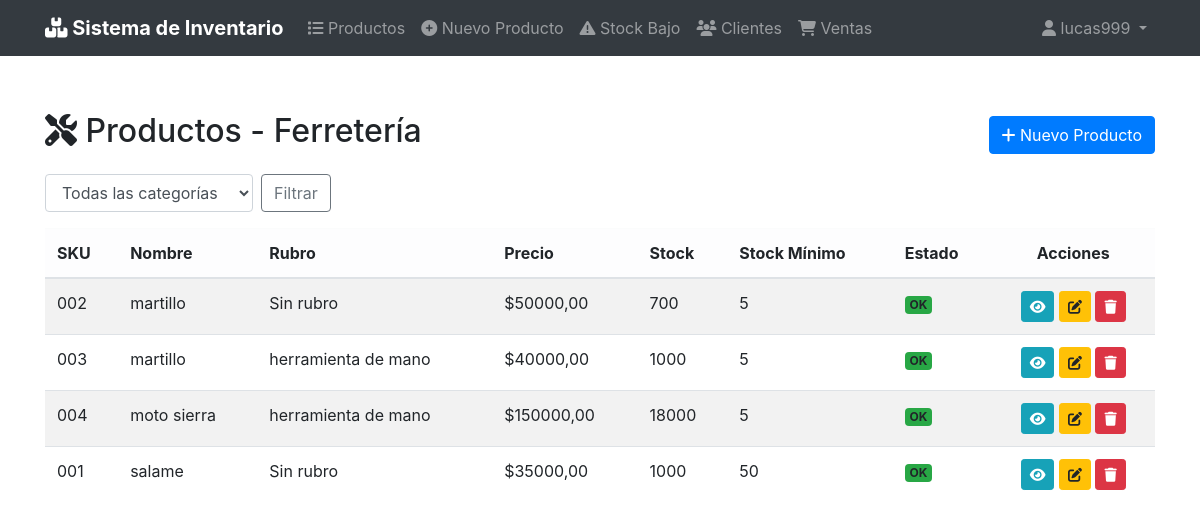
The app's page / (signed in) with its own data.
### productos/models.py (models this page shows, shortened)
class Producto(models.Model):
    sku = models.CharField(max_length=20, unique=True, verbose_name="SKU")
    nombre = models.CharField("Nombre", max_length=50)
    descripcion = models.CharField("Descripcion", max_length=200)
    categoria = models.ForeignKey(
    Categoria,
    on_delete=models.SET_NULL,
    null=True,
    blank=True,
    verbose_name="Rubro / Categoría"
)
    precio = models.DecimalField("Precio", max_digits=10, decimal_places=2)
    stock = models.IntegerField(default=0)
    stock_minimo = models.IntegerField(default=5, verbose_name="Stock Mínimo")
    imagen = models.ImageField(
        "Imagen",
        upload_to=get_image_path,
        validators=[validate_image_size],
        blank=True,
        null=True,
        help_text="Formatos permitidos: jpg, png, gif. Tamaño máximo: 5MB"
    )
    fecha_creacion = models.DateTimeField("Fecha de creación", auto_now_add=True)
    fecha_actualizacion = models.DateTimeField("Fecha de actualización", auto_now=True)
    class Meta:
        verbose_name = 'Producto'
        verbose_name_plural = 'Productos'
        ordering = ['nombre']
    @property
    def necesita_reposicion(self):
        return self.stock < self.stock_minimo

class Categoria(models.Model):
    nombre = models.CharField(max_length=100, unique=True)
    descripcion = models.TextField(blank=True, null=True)
    class Meta:
        verbose_name_plural = "Categorías"
        ordering = ['nombre']
    def __str__(self):
        return self.nombre

### productos/views.py (the view)
# urls.py: path('', views.producto_list, name='producto_list'),
@login_required
def producto_list(request):
    qs = Producto.objects.all().order_by('nombre')
    categoria_id = request.GET.get('categoria')
    if categoria_id:
        qs = qs.filter(categoria_id=categoria_id)
    categorias = Categoria.objects.all()
    return render(request, 'productos/producto_list.html',
                  {'productos': qs, 'categorias': categorias})

### templates/productos/producto_list.html (shortened to what this page needs)
{% extends 'base.html' %}
{% load bootstrap4 %}
{% block content %}
<div class="d-flex justify-content-between align-items-center mb-3">
    <h2><i class="fas fa-tools"></i> Productos - Ferretería</h2>
    <a href="{% url 'productos:producto_create' %}" class="btn btn-primary">
        <i class="fas fa-plus"></i> Nuevo Producto
    </a>
</div>
<form method="get" class="form-inline mb-3">
    <select name="categoria" class="form-control mr-2">
        <option value="">Todas las categorías</option>
    </select>
    <button type="submit" class="btn btn-outline-secondary">Filtrar</button>
</form>
<table class="table table-hover table-striped">
    <thead class="table-light">
        <tr>
            <th>SKU</th>
            <th>Nombre</th>
            <th>Rubro</th>
            <th>Precio</th>
            <th>Stock</th>
            <th>Stock Mínimo</th>
            <th>Estado</th>
            <th class="text-center">Acciones</th>
        </tr>
    </thead>
    <tbody>
        {% for producto in productos %}
        <tr>
            <td>{{ producto.sku }}</td>
            <td>{{ producto.nombre }}</td>
            <td>{{ producto.categoria|default:"Sin rubro" }}</td>
            <td>${{ producto.precio }}</td>
            <td>
                {% if producto.necesita_reposicion %}
                    <span class="badge bg-warning text-dark">{{ producto.stock }}</span>
                {% else %}
                    {{ producto.stock }}
                {% endif %}
            </td>
            <td>{{ producto.stock_minimo }}</td>
            <td>
                {% if producto.necesita_reposicion %}
                    <span class="badge bg-danger">Bajo stock</span>
                {% else %}
                    <span class="badge bg-success">OK</span>
                {% endif %}
            </td>
            <td class="text-center">
                <a href="{% url 'productos:producto_detail' producto.pk %}" class="btn btn-sm btn-info" title="Ver">
                    <i class="fas fa-eye"></i>
                </a>
                <a href="{% url 'productos:producto_update' producto.pk %}" class="btn btn-sm btn-warning" title="Editar">
                    <i class="fas fa-edit"></i>
                </a>
                <a href="{% url 'productos:producto_delete' producto.pk %}" class="btn btn-sm btn-danger" title="Eliminar">
                    <i class="fas fa-trash"></i>
                </a>
            </td>
        </tr>
        {% empty %}
        <tr>
            <td colspan="8" class="text-center text-muted">No hay productos registrados</td>
        </tr>
        {% endfor %}
    </tbody>
</table>
{% endblock %}

### templates/base.html (shortened to what this page needs)
{% load bootstrap4 %}
{% load static %}
<!DOCTYPE html>
<html lang="es">
<head>
    {% bootstrap_css %}
    <link rel="stylesheet" href="https://cdnjs.cloudflare.com/ajax/libs/font-awesome/6.5.0/css/all.min.css">
</head>
<body>
    <nav class="navbar navbar-expand-lg navbar-dark bg-dark">
        <div class="container">
            <a class="navbar-brand" href="{% url 'productos:producto_list' %}">
                <i class="fas fa-boxes"></i> Sistema de Inventario
            </a>
            <div class="collapse navbar-collapse" id="navbarNav">
                <ul class="navbar-nav mr-auto">
                    {% if perms.productos.view_producto %}
                        <li class="nav-item">
                            <a class="nav-link" href="{% url 'productos:producto_list' %}">
                                <i class="fas fa-list"></i> Productos
                            </a>
                        </li>
                        <li class="nav-item">
                            <a class="nav-link" href="{% url 'productos:producto_create' %}">
                                <i class="fas fa-plus-circle"></i> Nuevo Producto
                            </a>
                        </li>
                        <li class="nav-item">
                            <a class="nav-link" href="{% url 'productos:stock_bajo_list' %}">
                                <i class="fas fa-exclamation-triangle"></i> Stock Bajo
                            </a>
                        </li>
                    {% endif %}
                    {% if perms.clientes.view_cliente %}
                        <li class="nav-item">
                            <a class="nav-link" href="{% url 'clientes:cliente_list' %}">
                                <i class="fas fa-users"></i> Clientes
                            </a>
                        </li>
                    {% endif %}
                    {% if perms.ventas.view_venta %}
                        <li class="nav-item">
                            <a class="nav-link" href="{% url 'venta_list' %}">
                                <i class="fas fa-shopping-cart"></i> Ventas
                            </a>
                        </li>
                    {% endif %}
                </ul>
                <ul class="navbar-nav ml-auto">
                    {% if user.is_authenticated %}
                        <li class="nav-item dropdown">
                            <a class="nav-link dropdown-toggle" href="#" id="userDropdown" role="button"
                               data-toggle="dropdown" aria-haspopup="true" aria-expanded="false">
                                <i class="fas fa-user"></i> {{ user.username }}
                            </a>
                        </li>
                    {% else %}
                        <li class="nav-item">
                            <a class="nav-link" href="{% url 'account_login' %}">
                                <i class="fas fa-sign-in-alt"></i> Iniciar sesión
                            </a>
                        </li>
                    {% endif %}
                </ul>
            </div>
        </div>
    </nav>
    <div class="container mt-4">
        <div class="d-flex justify-content-between align-items-center mb-4">
        </div>
        {% block content %}{% endblock %}
    </div>
</body>
</html>

### templates/base.html (style rules this page uses)
.navbar-brand { font-weight: bold; }

### records on screen
Producto: sku "002", nombre "martillo", categoria "Sin rubro", precio "50000,00", stock "700", stock_minimo "5", shows "OK"
Producto: sku "003", nombre "martillo", categoria "herramienta de mano", precio "40000,00", stock "1000", stock_minimo "5", shows "OK"
Producto: sku "004", nombre "moto sierra", categoria "herramienta de mano", precio "150000,00", stock "18000", stock_minimo "5", shows "OK"
Producto: sku "001", nombre "salame", categoria "Sin rubro", precio "35000,00", stock "1000", stock_minimo "50", shows "OK"

### other values on screen
{{ user.username }} "lucas999"
